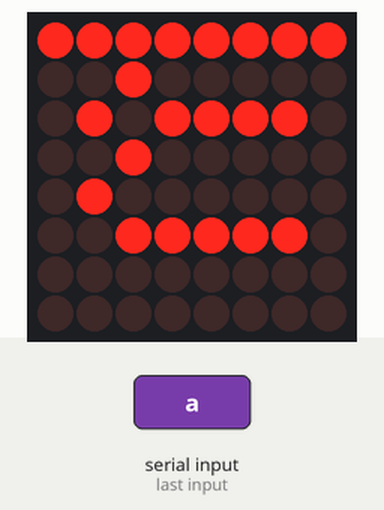
Simulated run of this sketch. Board: Arduino Nano, built with avr-gcc and run on an emulated ATmega328P. On the bench: 8×8 LED matrix. The inputs (shaded band) are chosen by the test bench. What the sketch prints to the serial monitor is not drawn.

1.3 s: "a" received over Serial
Above: at 3.0 s.
3.9 s: "1" received over Serial
Timing chart, 0 to 6.9 s (numbered marks = the images above; inputs shaded):
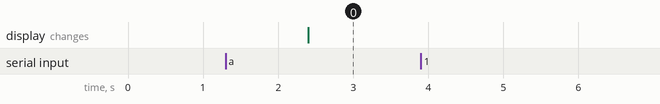

Measured:
- after the input at 1.3 s, the display: changes after 1.1 s (image 0)
- after the input at 3.9 s, every drawn part: stays the same

The sketch:

nano.ino
```cpp
#include <SoftwareSerial.h>
// We always have to include the library
#include "LedControl.h"

/*
 Now we need a LedControl to work with.
 ***** These pin numbers will probably not work with your hardware *****
 pin 2 is connected to the DataIn
 pin 4 is connected to the CLK
 pin 3 is connected to LOAD
 We have only a single MAX72XX.
 */
LedControl lc = LedControl(2, 4, 3, 1);

/* we always wait a bit between updates of the display */
unsigned long delaytime = 1000;

void setup()
{
  /*
   The MAX72XX is in power-saving mode on startup,
   we have to do a wakeup call
   */

  Serial.begin(9600); // 启动串口通信
  lc.shutdown(0, false);
  /* Set the brightness to a medium values */
  lc.setIntensity(0, 8);
  /* and clear the display */
  lc.clearDisplay(0);
}

/*
 This method will display the characters for the
 word "Arduino" one after the other on the matrix.
 (you need at least 5x7 leds to see the whole chars)
 */
void writeArduinoOnMatrix()
{
  /* here is the data for the characters */
  byte a[5] = {B01111110, B10001000, B10001000, B10001000, B01111110};
  byte r[5] = {B00111110, B00010000, B00100000, B00100000, B00010000};
  byte d[5] = {B00011100, B00100010, B00100010, B00010010, B11111110};
  byte u[5] = {B00111100, B00000010, B00000010, B00000100, B00111110};
  byte i[5] = {B00000000, B00100010, B10111110, B00000010, B00000000};
  byte n[5] = {B00111110, B00010000, B00100000, B00100000, B00011110};
  byte o[5] = {B00011100, B00100010, B00100010, B00100010, B00011100};

  /* now display them one by one with a small delay */
  lc.setRow(0, 0, a[4]);
  lc.setRow(0, 1, a[3]);
  lc.setRow(0, 2, a[2]);
  lc.setRow(0, 3, a[1]);
  lc.setRow(0, 4, a[0]);
  delay(delaytime);
  lc.setRow(0, 0, r[4]);
  lc.setRow(0, 1, r[3]);
  lc.setRow(0, 2, r[2]);
  lc.setRow(0, 3, r[1]);
  lc.setRow(0, 4, r[0]);
  delay(delaytime);
  lc.setRow(0, 0, d[4]);
  lc.setRow(0, 1, d[3]);
  lc.setRow(0, 2, d[2]);
  lc.setRow(0, 3, d[1]);
  lc.setRow(0, 4, d[0]);
  delay(delaytime);
  lc.setRow(0, 0, u[4]);
  lc.setRow(0, 1, u[3]);
  lc.setRow(0, 2, u[2]);
  lc.setRow(0, 3, u[1]);
  lc.setRow(0, 4, u[0]);
  delay(delaytime);
  lc.setRow(0, 0, i[4]);
  lc.setRow(0, 1, i[3]);
  lc.setRow(0, 2, i[2]);
  lc.setRow(0, 3, i[1]);
  lc.setRow(0, 4, i[0]);
  delay(delaytime);
  lc.setRow(0, 0, n[4]);
  lc.setRow(0, 1, n[3]);
  lc.setRow(0, 2, n[2]);
  lc.setRow(0, 3, n[1]);
  lc.setRow(0, 4, n[0]);
  delay(delaytime);
  lc.setRow(0, 0, o[4]);
  lc.setRow(0, 1, o[3]);
  lc.setRow(0, 2, o[2]);
  lc.setRow(0, 3, o[1]);
  lc.setRow(0, 4, o[0]);
  delay(delaytime);
  lc.setRow(0, 0, 0);
  lc.setRow(0, 1, 0);
  lc.setRow(0, 2, 0);
  lc.setRow(0, 3, 0);
  lc.setRow(0, 4, 0);
  delay(delaytime);
}

void setrow(byte a[])
{
  lc.setRow(0, 0, a[0]);
  lc.setRow(0, 1, a[1]);
  lc.setRow(0, 2, a[2]);
  lc.setRow(0, 3, a[3]);
  lc.setRow(0, 4, a[4]);
  lc.setRow(0, 5, a[5]);
  lc.setRow(0, 6, a[6]);
  lc.setRow(0, 7, a[7]);
}
void smile()
{
  /* here is the data for the characters */
  byte a[8] = {
      B00000000,
      B00100000,
      B01000110,
      B00100000,
      B01000000,
      B00100110,
      B00000000,
      B00000000,
  };

  setrow(a);
  // delay(delaytime);
}

void cry()
{
  /* here is the data for the characters */
  byte a[8] = {
      B11111111,
      B00100000,
      B01011110,
      B00100000,
      B01000000,
      B00111110,
      B00000000,
      B00000000,
  };

  setrow(a);
  // delay(delaytime);
}

/*
  This function lights up a some Leds in a row.
 The pattern will be repeated on every row.
 The pattern will blink along with the row-number.
 row number 4 (index==3) will blink 4 times etc.
 */
void rows()
{
  for (int row = 0; row < 8; row++)
  {
    delay(delaytime);
    lc.setRow(0, row, B10100000);
    delay(delaytime);
    lc.setRow(0, row, (byte)0);
    for (int i = 0; i < row; i++)
    {
      delay(delaytime);
      lc.setRow(0, row, B10100000);
      delay(delaytime);
      lc.setRow(0, row, (byte)0);
    }
  }
}

/*
  This function lights up a some Leds in a column.
 The pattern will be repeated on every column.
 The pattern will blink along with the column-number.
 column number 4 (index==3) will blink 4 times etc.
 */
void columns()
{
  for (int col = 0; col < 8; col++)
  {
    delay(delaytime);
    lc.setColumn(0, col, B10100000);
    delay(delaytime);
    lc.setColumn(0, col, (byte)0);
    for (int i = 0; i < col; i++)
    {
      delay(delaytime);
      lc.setColumn(0, col, B10100000);
      delay(delaytime);
      lc.setColumn(0, col, (byte)0);
    }
  }
}

/*
 This function will light up every Led on the matrix.
 The led will blink along with the row-number.
 row number 4 (index==3) will blink 4 times etc.
 */
void single()
{
  for (int row = 0; row < 8; row++)
  {
    for (int col = 0; col < 8; col++)
    {
      delay(delaytime);
      lc.setLed(0, row, col, true);
      delay(delaytime);
      for (int i = 0; i < col; i++)
      {
        lc.setLed(0, row, col, false);
        delay(delaytime);
        lc.setLed(0, row, col, true);
        delay(delaytime);
      }
    }
  }
}

void loop()
{
  if (Serial.available() > 0)
  {

    String serialValue = Serial.readString();
    serialValue.trim(); // 去除字符串首尾的空格、回车符和换行符
    Serial.print(serialValue);
    if (serialValue == "a")
    {
      Serial.print("crying");
      cry();
    }
    else
    {
      // smile();
    }
  }
  delay(200);
}
```
